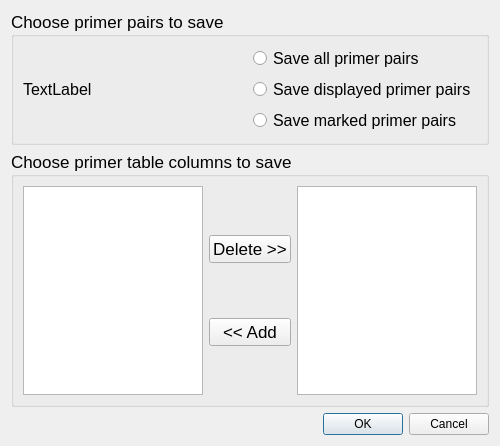
<?xml version="1.0" encoding="UTF-8"?>
<ui version="4.0">
 <class>PrimerSaveExcelDlg</class>
 <widget class="QDialog" name="PrimerSaveExcelDlg">
  <property name="geometry">
   <rect>
    <x>0</x>
    <y>0</y>
    <width>500</width>
    <height>446</height>
   </rect>
  </property>
  <property name="windowTitle">
   <string>Dialog</string>
  </property>
  <layout class="QGridLayout" name="gridLayout_3">
   <item row="0" column="0">
    <widget class="QGroupBox" name="groupBox">
     <property name="font">
      <font>
       <pointsize>13</pointsize>
      </font>
     </property>
     <property name="title">
      <string>Choose primer pairs to save</string>
     </property>
     <layout class="QGridLayout" name="gridLayout">
      <item row="0" column="0">
       <layout class="QHBoxLayout" name="horizontalLayout">
        <item>
         <widget class="QLabel" name="label">
          <property name="font">
           <font>
            <pointsize>12</pointsize>
           </font>
          </property>
          <property name="text">
           <string>TextLabel</string>
          </property>
         </widget>
        </item>
        <item>
         <layout class="QVBoxLayout" name="verticalLayout">
          <item>
           <widget class="QRadioButton" name="radioButton_all">
            <property name="font">
             <font>
              <pointsize>12</pointsize>
             </font>
            </property>
            <property name="text">
             <string>Save all primer pairs</string>
            </property>
           </widget>
          </item>
          <item>
           <widget class="QRadioButton" name="radioButton_displayed">
            <property name="font">
             <font>
              <pointsize>12</pointsize>
             </font>
            </property>
            <property name="text">
             <string>Save displayed primer pairs</string>
            </property>
           </widget>
          </item>
          <item>
           <widget class="QRadioButton" name="radioButton_marked">
            <property name="font">
             <font>
              <pointsize>12</pointsize>
             </font>
            </property>
            <property name="text">
             <string>Save marked primer pairs</string>
            </property>
           </widget>
          </item>
         </layout>
        </item>
       </layout>
      </item>
     </layout>
    </widget>
   </item>
   <item row="1" column="0">
    <widget class="QGroupBox" name="groupBox_2">
     <property name="font">
      <font>
       <pointsize>13</pointsize>
      </font>
     </property>
     <property name="title">
      <string>Choose primer table columns to save</string>
     </property>
     <layout class="QGridLayout" name="gridLayout_2">
      <item row="0" column="0">
       <layout class="QHBoxLayout" name="horizontalLayout_2">
        <item>
         <widget class="QListWidget" name="listWidget_add">
          <property name="selectionMode">
           <enum>QAbstractItemView::ExtendedSelection</enum>
          </property>
         </widget>
        </item>
        <item>
         <layout class="QVBoxLayout" name="verticalLayout_2">
          <item>
           <widget class="QPushButton" name="pushButton_delete">
            <property name="text">
             <string>Delete &gt;&gt;</string>
            </property>
           </widget>
          </item>
          <item>
           <widget class="QPushButton" name="pushButton_add">
            <property name="text">
             <string>&lt;&lt; Add</string>
            </property>
           </widget>
          </item>
         </layout>
        </item>
        <item>
         <widget class="QListWidget" name="listWidget_delete">
          <property name="selectionMode">
           <enum>QAbstractItemView::ExtendedSelection</enum>
          </property>
         </widget>
        </item>
       </layout>
      </item>
     </layout>
    </widget>
   </item>
   <item row="2" column="0">
    <widget class="QDialogButtonBox" name="buttonBox">
     <property name="orientation">
      <enum>Qt::Horizontal</enum>
     </property>
     <property name="standardButtons">
      <set>QDialogButtonBox::Cancel|QDialogButtonBox::Ok</set>
     </property>
    </widget>
   </item>
  </layout>
 </widget>
 <resources/>
 <connections>
  <connection>
   <sender>buttonBox</sender>
   <signal>accepted()</signal>
   <receiver>PrimerSaveExcelDlg</receiver>
   <slot>accept()</slot>
   <hints>
    <hint type="sourcelabel">
     <x>257</x>
     <y>436</y>
    </hint>
    <hint type="destinationlabel">
     <x>157</x>
     <y>274</y>
    </hint>
   </hints>
  </connection>
  <connection>
   <sender>buttonBox</sender>
   <signal>rejected()</signal>
   <receiver>PrimerSaveExcelDlg</receiver>
   <slot>reject()</slot>
   <hints>
    <hint type="sourcelabel">
     <x>325</x>
     <y>436</y>
    </hint>
    <hint type="destinationlabel">
     <x>286</x>
     <y>274</y>
    </hint>
   </hints>
  </connection>
  <connection>
   <sender>pushButton_add</sender>
   <signal>clicked()</signal>
   <receiver>PrimerSaveExcelDlg</receiver>
   <slot>addColumn()</slot>
   <hints>
    <hint type="sourcelabel">
     <x>242</x>
     <y>319</y>
    </hint>
    <hint type="destinationlabel">
     <x>3</x>
     <y>318</y>
    </hint>
   </hints>
  </connection>
  <connection>
   <sender>pushButton_delete</sender>
   <signal>clicked()</signal>
   <receiver>PrimerSaveExcelDlg</receiver>
   <slot>deleteColumn()</slot>
   <hints>
    <hint type="sourcelabel">
     <x>251</x>
     <y>218</y>
    </hint>
    <hint type="destinationlabel">
     <x>495</x>
     <y>197</y>
    </hint>
   </hints>
  </connection>
 </connections>
 <slots>
  <slot>addColumn()</slot>
  <slot>deleteColumn()</slot>
 </slots>
</ui>
